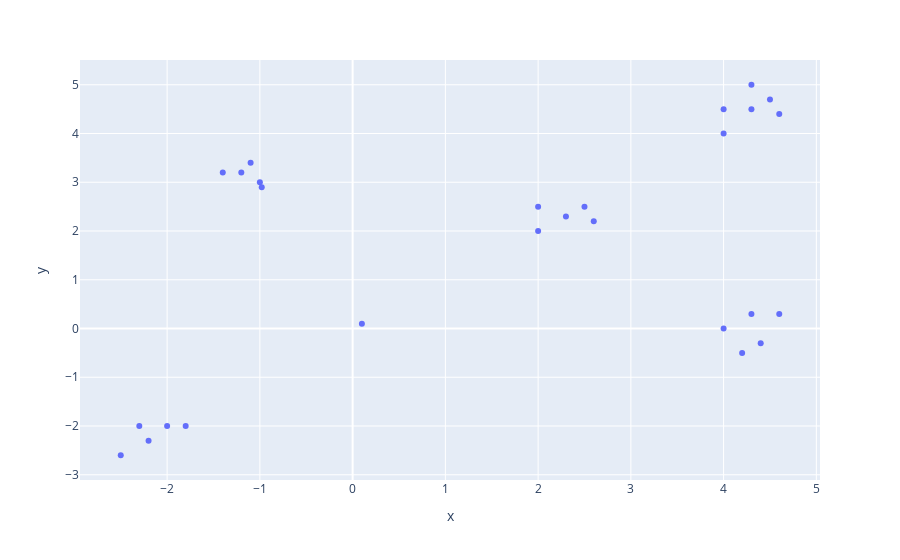

The cell this chart's notebook holds for it:
### Code cell
import plotly.express as px
fig = px.scatter(x= x, y= y )
fig.show()

### Figure 1 — Plotly figure (JSON) as saved in the notebook; plotly's stock layout.template omitted (floating-point values rounded to 4 significant figures)
{"data": [{"hovertemplate": "x=%{x}<br>y=%{y}<extra></extra>", "legendgroup": "", "marker": {"color": "#636efa", "symbol": "circle"}, "mode": "markers", "name": "", "orientation": "v", "showlegend": false, "type": "scatter", "x": [0.1, 4, 4, 4.5, 4.6, 4.3, 4.3, 2, 2.3, 2.5, 2.6, 2, 4.3, 4.4, 4.2, 4.6, 4, -2, -2.2, -1.8, -2.5, -2.3, -1, -1.2, -1.1, -0.98, -1.4], "xaxis": "x", "y": [0.1, 4, 4.5, 4.7, 4.4, 4.5, 5, 2, 2.3, 2.5, 2.2, 2.5, 0.3, -0.3, -0.5, 0.3, 0, -2, -2.3, -2, -2.6, -2, 3, 3.2, 3.4, 2.9, 3.2], "yaxis": "y"}], "layout": {"legend": {"tracegroupgap": 0}, "margin": {"t": 60}, "xaxis": {"anchor": "y", "domain": [0, 1], "title": {"text": "x"}}, "yaxis": {"anchor": "x", "domain": [0, 1], "title": {"text": "y"}}}}
